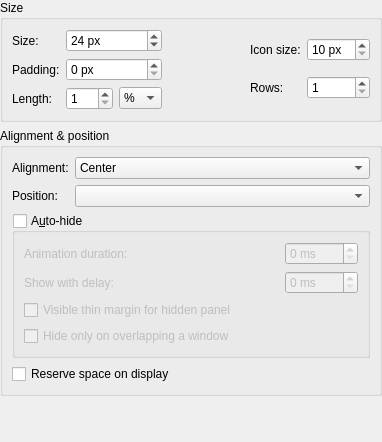
<?xml version="1.0" encoding="UTF-8"?>
<ui version="4.0">
 <class>ConfigPlacement</class>
 <widget class="QWidget" name="ConfigPlacement">
  <property name="geometry">
   <rect>
    <x>0</x>
    <y>0</y>
    <width>382</width>
    <height>442</height>
   </rect>
  </property>
  <property name="sizePolicy">
   <sizepolicy hsizetype="Minimum" vsizetype="Minimum">
    <horstretch>0</horstretch>
    <verstretch>0</verstretch>
   </sizepolicy>
  </property>
  <property name="windowTitle">
   <string>Configure placement</string>
  </property>
  <layout class="QVBoxLayout" name="verticalLayout">
   <property name="leftMargin">
    <number>0</number>
   </property>
   <property name="topMargin">
    <number>0</number>
   </property>
   <property name="rightMargin">
    <number>0</number>
   </property>
   <property name="bottomMargin">
    <number>1</number>
   </property>
   <item>
    <widget class="QGroupBox" name="groupBox_size">
     <property name="sizePolicy">
      <sizepolicy hsizetype="Preferred" vsizetype="Minimum">
       <horstretch>0</horstretch>
       <verstretch>0</verstretch>
      </sizepolicy>
     </property>
     <property name="title">
      <string>Size</string>
     </property>
     <property name="checkable">
      <bool>false</bool>
     </property>
     <layout class="QHBoxLayout" name="horizontalLayout_2">
      <item>
       <widget class="QWidget" name="widget_8" native="true">
        <layout class="QGridLayout" name="gridLayout_4">
         <property name="leftMargin">
          <number>0</number>
         </property>
         <property name="topMargin">
          <number>0</number>
         </property>
         <property name="rightMargin">
          <number>0</number>
         </property>
         <property name="bottomMargin">
          <number>0</number>
         </property>
         <item row="2" column="1">
          <widget class="QSpinBox" name="spinBox_length">
           <property name="toolTip">
            <string>&lt;p&gt;Negative pixel value sets the panel length to that many pixels less than available screen space.&lt;/p&gt;&lt;p/&gt;&lt;p&gt;&lt;i&gt;E.g. &quot;Length&quot; set to -100px, screen size is 1000px, then real panel length will be 900 px.&lt;/i&gt;&lt;/p&gt;</string>
           </property>
           <property name="minimum">
            <number>1</number>
           </property>
           <property name="maximum">
            <number>100</number>
           </property>
          </widget>
         </item>
         <item row="0" column="0">
          <widget class="QLabel" name="label">
           <property name="text">
            <string>Size:</string>
           </property>
          </widget>
         </item>
         <item row="1" column="0">
          <widget class="QLabel" name="label_padding">
           <property name="text">
            <string>Padding:</string>
           </property>
          </widget>
         </item>
         <item row="1" column="1" colspan="2">
          <widget class="QSpinBox" name="spinBox_padding">
           <property name="suffix">
            <string> px</string>
           </property>
          </widget>
         </item>
         <item row="2" column="0">
          <widget class="QLabel" name="label_length">
           <property name="text">
            <string>Length:</string>
           </property>
          </widget>
         </item>
         <item row="2" column="2">
          <widget class="QComboBox" name="comboBox_lengthType">
           <item>
            <property name="text">
             <string>%</string>
            </property>
           </item>
           <item>
            <property name="text">
             <string>px</string>
            </property>
           </item>
          </widget>
         </item>
         <item row="0" column="1" colspan="2">
          <widget class="QSpinBox" name="spinBox_panelSize">
           <property name="suffix">
            <string> px</string>
           </property>
           <property name="value">
            <number>24</number>
           </property>
          </widget>
         </item>
        </layout>
       </widget>
      </item>
      <item>
       <spacer name="horizontalSpacer">
        <property name="orientation">
         <enum>Qt::Horizontal</enum>
        </property>
        <property name="sizeType">
         <enum>QSizePolicy::MinimumExpanding</enum>
        </property>
        <property name="sizeHint" stdset="0">
         <size>
          <width>5</width>
          <height>20</height>
         </size>
        </property>
       </spacer>
      </item>
      <item>
       <widget class="QWidget" name="widget_9" native="true">
        <layout class="QGridLayout" name="gridLayout">
         <property name="leftMargin">
          <number>0</number>
         </property>
         <property name="topMargin">
          <number>0</number>
         </property>
         <property name="rightMargin">
          <number>0</number>
         </property>
         <property name="bottomMargin">
          <number>0</number>
         </property>
         <item row="0" column="1">
          <widget class="QSpinBox" name="spinBox_iconSize">
           <property name="suffix">
            <string> px</string>
           </property>
           <property name="minimum">
            <number>10</number>
           </property>
           <property name="maximum">
            <number>128</number>
           </property>
          </widget>
         </item>
         <item row="0" column="0">
          <widget class="QLabel" name="label_iconSize">
           <property name="text">
            <string>Icon size:</string>
           </property>
          </widget>
         </item>
         <item row="1" column="0">
          <widget class="QLabel" name="label_lineCount">
           <property name="text">
            <string>Rows:</string>
           </property>
          </widget>
         </item>
         <item row="1" column="1">
          <widget class="QSpinBox" name="spinBox_lineCount">
           <property name="minimum">
            <number>1</number>
           </property>
           <property name="maximum">
            <number>20</number>
           </property>
          </widget>
         </item>
        </layout>
       </widget>
      </item>
     </layout>
    </widget>
   </item>
   <item>
    <widget class="QGroupBox" name="groupBox">
     <property name="sizePolicy">
      <sizepolicy hsizetype="Preferred" vsizetype="Minimum">
       <horstretch>0</horstretch>
       <verstretch>0</verstretch>
      </sizepolicy>
     </property>
     <property name="title">
      <string>Alignment &amp;&amp; position</string>
     </property>
     <layout class="QFormLayout" name="formLayout">
      <item row="0" column="0">
       <widget class="QLabel" name="label_alignment">
        <property name="text">
         <string>Alignment:</string>
        </property>
       </widget>
      </item>
      <item row="0" column="1">
       <widget class="QComboBox" name="comboBox_alignment">
        <property name="currentIndex">
         <number>1</number>
        </property>
        <item>
         <property name="text">
          <string>Left</string>
         </property>
        </item>
        <item>
         <property name="text">
          <string>Center</string>
         </property>
        </item>
        <item>
         <property name="text">
          <string>Right</string>
         </property>
        </item>
       </widget>
      </item>
      <item row="1" column="0">
       <widget class="QLabel" name="label_position">
        <property name="text">
         <string>Position:</string>
        </property>
       </widget>
      </item>
      <item row="1" column="1">
       <widget class="QComboBox" name="comboBox_position"/>
      </item>
      <item row="2" column="0" colspan="2">
       <widget class="QGroupBox" name="groupBox_hidable">
        <property name="enabled">
         <bool>true</bool>
        </property>
        <property name="title">
         <string>A&amp;uto-hide</string>
        </property>
        <property name="checkable">
         <bool>true</bool>
        </property>
        <property name="checked">
         <bool>false</bool>
        </property>
        <layout class="QGridLayout" name="gridLayout_2">
         <item row="0" column="0">
          <widget class="QLabel" name="label_animation">
           <property name="toolTip">
            <string>Zero means no animation</string>
           </property>
           <property name="text">
            <string>Animation duration:</string>
           </property>
          </widget>
         </item>
         <item row="0" column="1">
          <spacer name="horizontalSpacer_3">
           <property name="orientation">
            <enum>Qt::Horizontal</enum>
           </property>
           <property name="sizeHint" stdset="0">
            <size>
             <width>102</width>
             <height>5</height>
            </size>
           </property>
          </spacer>
         </item>
         <item row="0" column="2">
          <widget class="QSpinBox" name="spinBox_animation">
           <property name="toolTip">
            <string>Zero means no animation</string>
           </property>
           <property name="suffix">
            <string> ms</string>
           </property>
           <property name="maximum">
            <number>500</number>
           </property>
           <property name="singleStep">
            <number>50</number>
           </property>
          </widget>
         </item>
         <item row="1" column="0">
          <widget class="QLabel" name="label_delay">
           <property name="toolTip">
            <string>Zero means no delay</string>
           </property>
           <property name="text">
            <string>Show with delay:</string>
           </property>
          </widget>
         </item>
         <item row="1" column="2">
          <widget class="QSpinBox" name="spinBox_delay">
           <property name="toolTip">
            <string>Zero means no delay</string>
           </property>
           <property name="suffix">
            <string> ms</string>
           </property>
           <property name="maximum">
            <number>2000</number>
           </property>
           <property name="singleStep">
            <number>50</number>
           </property>
          </widget>
         </item>
         <item row="2" column="0" colspan="3">
          <widget class="QCheckBox" name="checkBox_visibleMargin">
           <property name="text">
            <string>Visible thin margin for hidden panel</string>
           </property>
          </widget>
         </item>
         <item row="3" column="0" colspan="3">
          <widget class="QCheckBox" name="checkBox_overlap">
           <property name="text">
            <string>Hide only on overlapping a window</string>
           </property>
          </widget>
         </item>
        </layout>
       </widget>
      </item>
      <item row="3" column="0" colspan="2">
       <widget class="QCheckBox" name="checkBox_reserveSpace">
        <property name="toolTip">
         <string>Don't allow maximized windows go under the panel window</string>
        </property>
        <property name="text">
         <string>Reserve space on display</string>
        </property>
       </widget>
      </item>
     </layout>
    </widget>
   </item>
   <item>
    <spacer name="verticalSpacer">
     <property name="orientation">
      <enum>Qt::Vertical</enum>
     </property>
     <property name="sizeHint" stdset="0">
      <size>
       <width>20</width>
       <height>0</height>
      </size>
     </property>
    </spacer>
   </item>
  </layout>
 </widget>
 <resources/>
 <connections/>
</ui>
